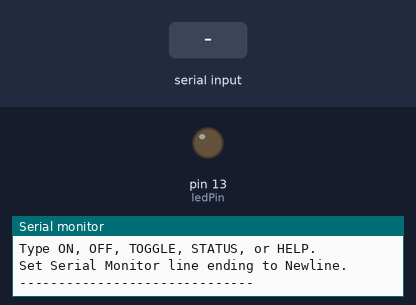
The sketch below on a simulated Arduino Uno, built with avr-gcc and run on an emulated ATmega328P. Parts: output pins drawn as LEDs (lit = HIGH), the last lines printed to the serial monitor. The test bench sets the inputs (shaded band).

Above: at 1.3 s.
1.4 s: "ON\n" received over Serial
At 2.2 s:
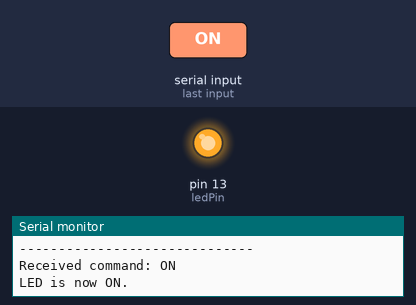
2.9 s: "OFF\n" received over Serial
At 3.4 s:
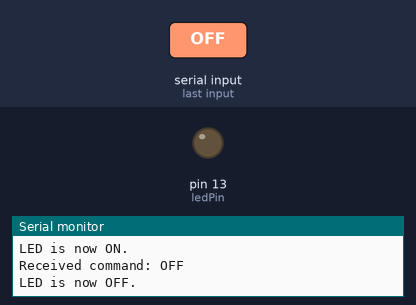
4.4 s: "TOGGLE\n" received over Serial
At 5.9 s:
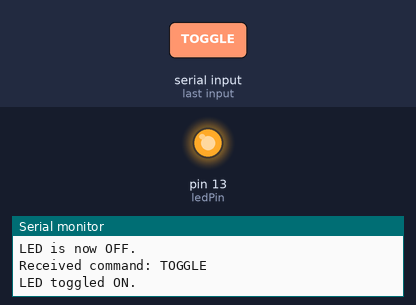
Timing chart, 0 to 7.4 s (numbered marks = the images above; inputs shaded):
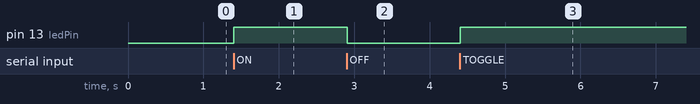

The sketch:

C5_SerialLedControl.ino.ino
```cpp
/*
  C-5: Control an Arduino LED from the Serial Monitor

  This program reads text sent from the Arduino IDE Serial Monitor.

  Commands to type:
    ON      Turn the built-in LED on.
    OFF     Turn the built-in LED off.
    TOGGLE  Switch the LED between on and off.
    STATUS  Print the current LED state.
    HELP    Print the list of available commands.

  Serial Monitor configuration:
    - Baud rate: 9600
    - Line ending: Newline, or Both NL & CR
*/

const int ledPin = LED_BUILTIN;

// Holds the current LED state.
bool ledIsOn = false;

// Stores characters received from the Serial Monitor until a line ends.
String incomingCommand = "";


void setup() {
  // Configure the built-in LED as an output.
  pinMode(ledPin, OUTPUT);

  // Start with the LED turned off.
  digitalWrite(ledPin, LOW);

  // Start serial communication.
  Serial.begin(9600);

  // Print instructions for the user.
  Serial.println("------------------------------");
  Serial.println("C-5 Serial LED Controller");
  Serial.println("Type ON, OFF, TOGGLE, STATUS, or HELP.");
  Serial.println("Set Serial Monitor line ending to Newline.");
  Serial.println("------------------------------");
}


void loop() {
  /*
    Serial.available() is greater than 0 when one or more incoming
    characters are waiting to be read.
  */
  while (Serial.available() > 0) {
    // Read one character at a time from the Serial Monitor.
    char receivedCharacter = Serial.read();

    /*
      A newline '\n' or carriage return '\r' means the user pressed
      Send, so the whole command has arrived.
    */
    if (receivedCharacter == '\n' || receivedCharacter == '\r') {
      // Remove surrounding spaces and stray line-ending characters.
      incomingCommand.trim();

      // Only process the command when something was actually typed.
      if (incomingCommand.length() > 0) {
        processCommand(incomingCommand);

        // Clear the string so it is ready for the next command.
        incomingCommand = "";
      }
    } else {
      // Add normal typed characters to the command String.
      incomingCommand += receivedCharacter;
    }
  }
}


/*
  Examines a complete text command and performs the appropriate action.
*/
void processCommand(String command) {
  // Convert text to uppercase so "on", "On", and "ON" all work.
  command.toUpperCase();

  // Echo the received command back to the terminal.
  Serial.print("Received command: ");
  Serial.println(command);

  if (command == "ON") {
    // Turn LED on.
    ledIsOn = true;
    digitalWrite(ledPin, HIGH);
    Serial.println("LED is now ON.");
  }
  else if (command == "OFF") {
    // Turn LED off.
    ledIsOn = false;
    digitalWrite(ledPin, LOW);
    Serial.println("LED is now OFF.");
  }
  else if (command == "TOGGLE") {
    // Reverse the saved LED state.
    ledIsOn = !ledIsOn;
    digitalWrite(ledPin, ledIsOn ? HIGH : LOW);

    if (ledIsOn) {
      Serial.println("LED toggled ON.");
    } else {
      Serial.println("LED toggled OFF.");
    }
  }
  else if (command == "STATUS") {
    // Report the current state without changing the LED.
    if (ledIsOn) {
      Serial.println("Current LED status: ON.");
    } else {
      Serial.println("Current LED status: OFF.");
    }
  }
  else if (command == "HELP") {
    // Show all valid commands.
    Serial.println("Available commands: ON, OFF, TOGGLE, STATUS, HELP");
  }
  else {
    // Handle invalid commands.
    Serial.println("Unknown command. Type HELP for valid commands.");
  }

  // Print a blank line to make separate commands easier to read.
  Serial.println();
}
```

Measured:
- after the input at 1.4 s, pin 13 (ledPin): LOW → HIGH at once
- after the input at 2.9 s, pin 13 (ledPin): HIGH → LOW at once
- after the input at 4.4 s, pin 13 (ledPin): LOW → HIGH at once
